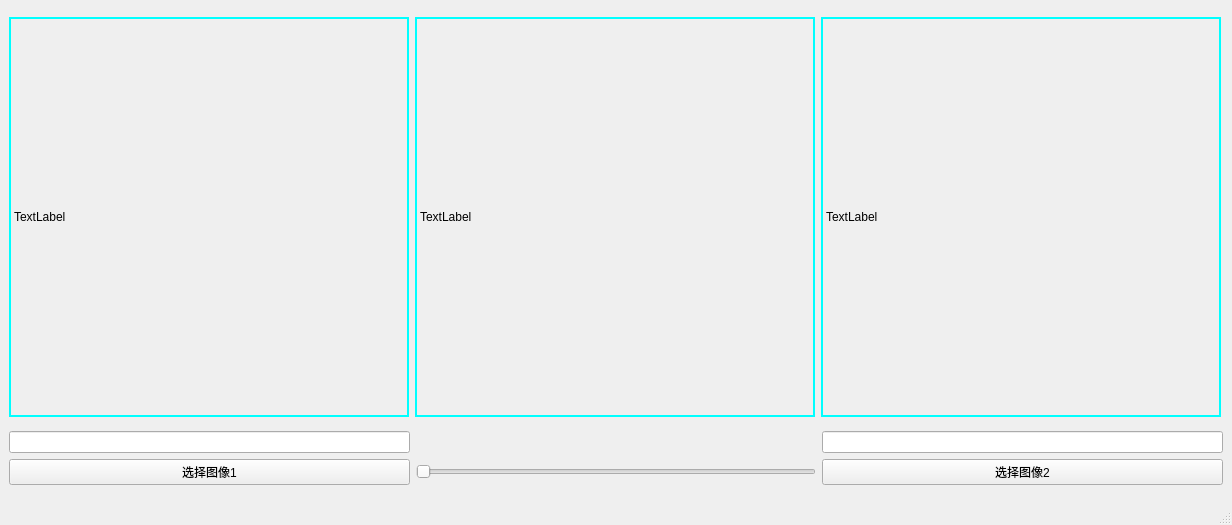
<?xml version="1.0" encoding="UTF-8"?>
<ui version="4.0">
 <class>MainWindow_2</class>
 <widget class="QMainWindow" name="MainWindow_2">
  <property name="geometry">
   <rect>
    <x>0</x>
    <y>0</y>
    <width>1232</width>
    <height>525</height>
   </rect>
  </property>
  <property name="windowTitle">
   <string>两张图像加权求和</string>
  </property>
  <widget class="QWidget" name="centralwidget">
   <layout class="QVBoxLayout" name="verticalLayout">
    <item>
     <layout class="QHBoxLayout" name="horizontalLayout">
      <item>
       <widget class="QLabel" name="label">
        <property name="minimumSize">
         <size>
          <width>400</width>
          <height>400</height>
         </size>
        </property>
        <property name="maximumSize">
         <size>
          <width>400</width>
          <height>400</height>
         </size>
        </property>
        <property name="styleSheet">
         <string notr="true">border-width: 2px;
border-style: solid;
border-color: rgb(0, 255, 255);</string>
        </property>
        <property name="text">
         <string>TextLabel</string>
        </property>
       </widget>
      </item>
      <item>
       <widget class="QLabel" name="label_3">
        <property name="minimumSize">
         <size>
          <width>400</width>
          <height>400</height>
         </size>
        </property>
        <property name="maximumSize">
         <size>
          <width>400</width>
          <height>400</height>
         </size>
        </property>
        <property name="styleSheet">
         <string notr="true">border-width: 2px;
border-style: solid;
border-color: rgb(0, 255, 255);</string>
        </property>
        <property name="text">
         <string>TextLabel</string>
        </property>
       </widget>
      </item>
      <item>
       <widget class="QLabel" name="label_2">
        <property name="minimumSize">
         <size>
          <width>400</width>
          <height>400</height>
         </size>
        </property>
        <property name="maximumSize">
         <size>
          <width>400</width>
          <height>400</height>
         </size>
        </property>
        <property name="styleSheet">
         <string notr="true">border-width: 2px;
border-style: solid;
border-color: rgb(0, 255, 255);</string>
        </property>
        <property name="text">
         <string>TextLabel</string>
        </property>
       </widget>
      </item>
     </layout>
    </item>
    <item>
     <layout class="QGridLayout" name="gridLayout">
      <item row="0" column="0">
       <widget class="QLineEdit" name="lineEdit"/>
      </item>
      <item row="0" column="2">
       <widget class="QLineEdit" name="lineEdit_2"/>
      </item>
      <item row="1" column="0">
       <widget class="QPushButton" name="pushButton">
        <property name="text">
         <string>选择图像1</string>
        </property>
       </widget>
      </item>
      <item row="1" column="1">
       <widget class="QSlider" name="horizontalSlider">
        <property name="orientation">
         <enum>Qt::Horizontal</enum>
        </property>
       </widget>
      </item>
      <item row="1" column="2">
       <widget class="QPushButton" name="pushButton_2">
        <property name="text">
         <string>选择图像2</string>
        </property>
       </widget>
      </item>
     </layout>
    </item>
   </layout>
  </widget>
  <widget class="QMenuBar" name="menubar">
   <property name="geometry">
    <rect>
     <x>0</x>
     <y>0</y>
     <width>1232</width>
     <height>21</height>
    </rect>
   </property>
  </widget>
  <widget class="QStatusBar" name="statusbar"/>
 </widget>
 <resources/>
 <connections/>
</ui>
